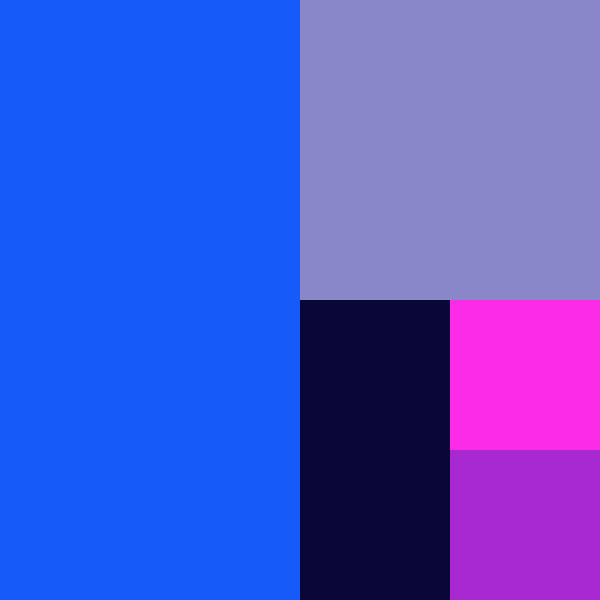
Frame 1 (no input)
Frame 60 (no input): identical to frame 1, image omitted
Frame 120 (the mouse pressed at the canvas centre since frame 60): identical to frame 1, image omitted

The p5.js sketch that drew this single still picture (run headless with seeded random() and noise() and a simulated clock; from frame 60 on, the mouse is pressed at the canvas centre):

// p5.js sketch
// ── sketch.js
function setup() {
    createCanvas(600, 600);
}

function draw() {
background(255);
noStroke();
//Left-hand side rectangle
fill(22,91,250);
rect(0,0,width/2,height);

//Top right rectangle
fill(138, 135, 201);
rect(width/2,0,width/2,height/2);

//long bottom rectangle
fill(9,6,56);
rect(width/2,height/2,width/4,height/2);

//purple rectangle
fill(168, 41, 207);
rect(width * 0.75,height * 0.75,width/4,height/4);

//pink rectangle
fill(252, 43, 231);
rect(width * 0.75,height * 0.5,width/4,height/4);

}
